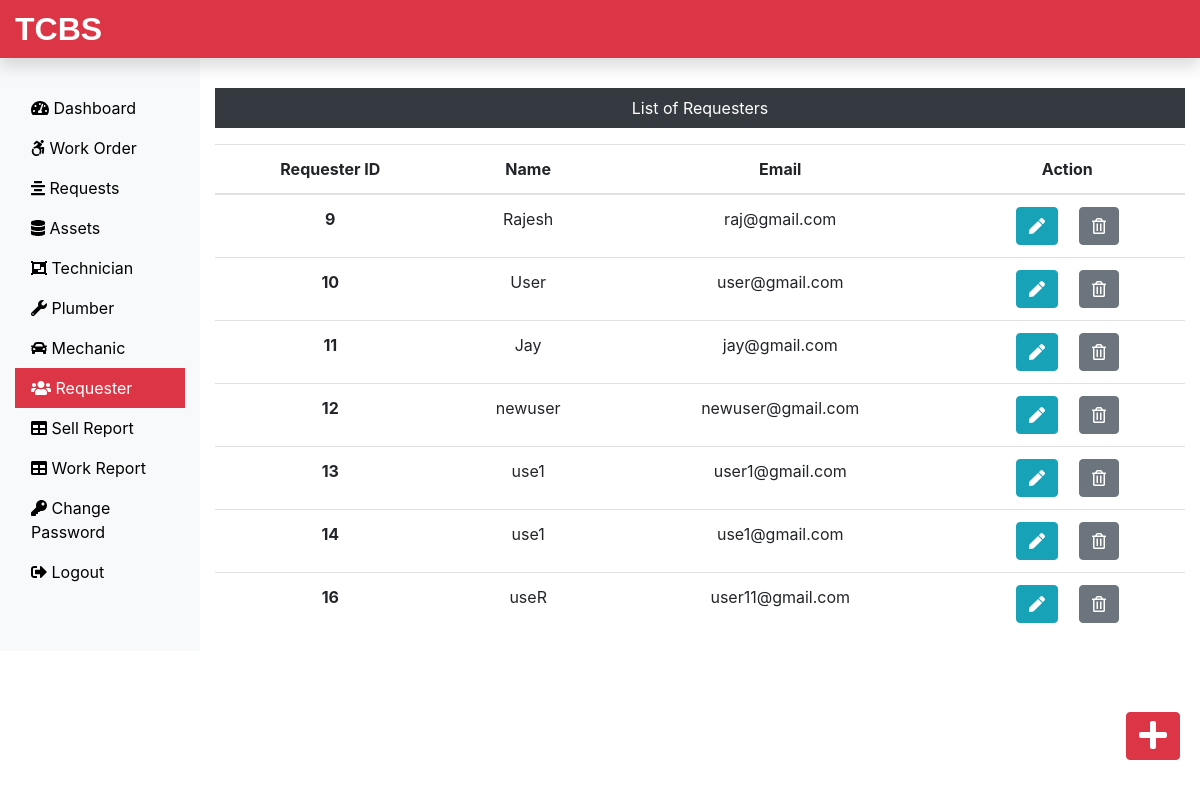
/Admin/requester.php (signed in), run on the app's committed database.
### tables this page shows
CREATE TABLE `requesterlogin_tb` (
  `r_login_id` int(11) NOT NULL,
  `r_name` varchar(60) NOT NULL,
  `rl_name` varchar(60) NOT NULL,
  `r_email` varchar(60) NOT NULL,
  `r_password` varchar(60) NOT NULL,
  `rc_password` varchar(60) NOT NULL
);

### Admin/requester.php (the view, shortened to what this page needs)
<?php
include('includes/header.php');
include('../dbConnection.php');
?>
<div class="col-sm-9 col-md-10 mt-5 text-center">
  <p class=" bg-dark text-white p-2">List of Requesters</p>
  <?php
    $sql = "SELECT * FROM requesterlogin_tb";
    $result = $conn->query($sql);
    if($result->num_rows > 0){
 echo '<table class="table">
  <thead>
   <tr>
    <th scope="col">Requester ID</th>
    <th scope="col">Name</th>
    <th scope="col">Email</th>
    <th scope="col">Action</th>
   </tr>
  </thead>
  <tbody>';
  while($row = $result->fetch_assoc()){
   echo '<tr>';
    echo '<th scope="row">'.$row["r_login_id"].'</th>';
    echo '<td>'. $row["r_name"].'</td>';
    echo '<td>'.$row["r_email"].'</td>';
    echo '<td><form action="editreq.php" method="POST" class="d-inline"> <input type="hidden" name="id" value='. $row["r_login_id"] .'><button type="submit" class="btn btn-info mr-3" name="view" value="View"><i class="fas fa-pen"></i></button></form>
    <form action="" method="POST" class="d-inline"><input type="hidden" name="id" value='. $row["r_login_id"] .'><button type="submit" class="btn btn-secondary" name="delete" value="Delete"><i class="far fa-trash-alt"></i></button></form></td>
   </tr>';
  }
 echo '</tbody>
 </table>';
} else {
  echo "0 Result";
}
?>
</div>
</div>
<div><a class="btn btn-danger box" href="insertreq.php"><i class="fas fa-plus fa-2x"></i></a>
</div>
</div>
<?php
include('includes/footer.php');
?>

### css/custom.css (style rules this page uses)
a { color: black; }
.box { position: fixed; bottom: 10px; right: 20px; margin-bottom: 30px; }

### data on the page
requesterlogin_tb: r_login_id "9", r_name "Rajesh", r_email "raj@gmail.com"
requesterlogin_tb: r_login_id "10", r_name "User", r_email "user@gmail.com"
requesterlogin_tb: r_login_id "11", r_name "Jay", r_email "jay@gmail.com"
requesterlogin_tb: r_login_id "12", r_name "newuser", r_email "newuser@gmail.com"
requesterlogin_tb: r_login_id "13", r_name "use1", r_email "user1@gmail.com"
requesterlogin_tb: r_login_id "14", r_name "use1", r_email "use1@gmail.com"
requesterlogin_tb: r_login_id "16", r_name "useR", r_email "user11@gmail.com"
